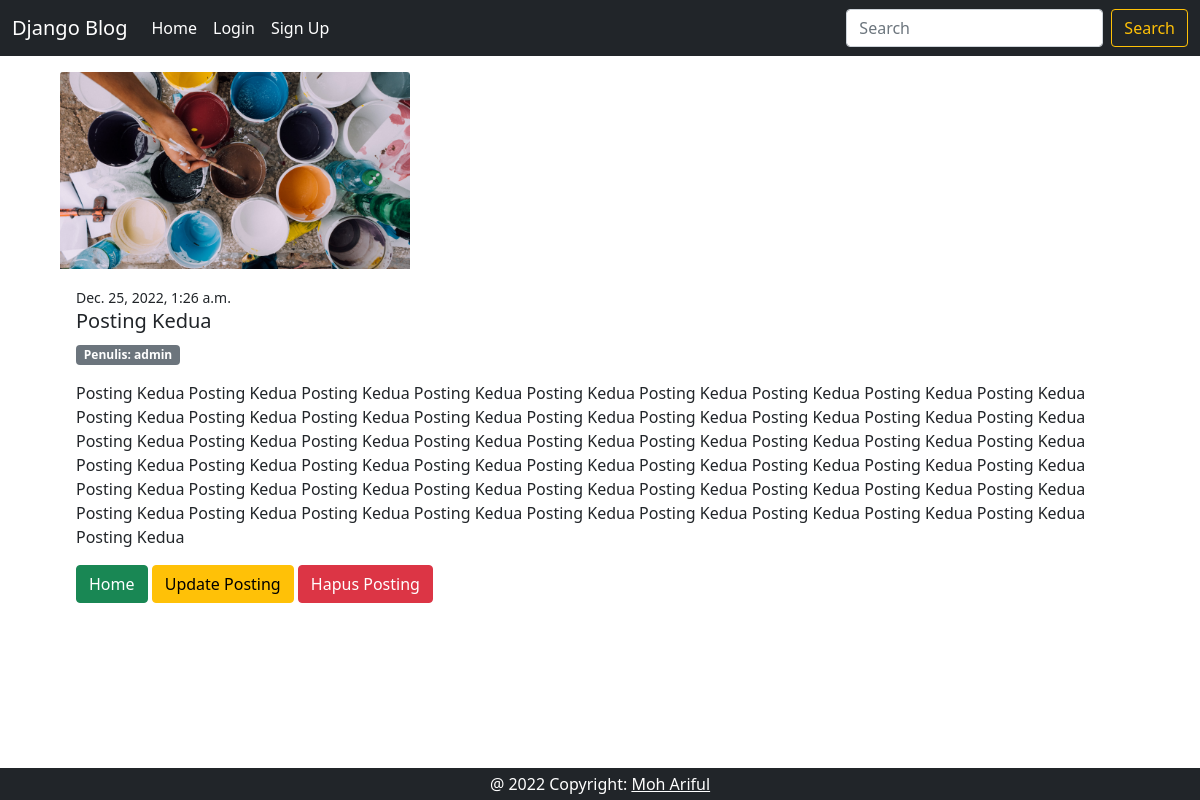
The app's page /detail/2 with its own data.
### posting/models.py (models this page shows, shortened)
class Posting(models.Model):
    judul = models.CharField(max_length=200)
    konten = models.TextField()
    image = models.ImageField(null=True, blank=True, upload_to='images')
    date = models.DateTimeField()
    penulis = models.ForeignKey(User, on_delete=models.CASCADE)

### posting/views.py (the view)
# urls.py: path('detail/<int:pk>', PostingView.as_view(), name='detail'),
class PostingView(View):
    def get(self, request, pk, *args, **kwargs):
        posting = get_object_or_404(Posting, pk=pk)
        if cache.get(posting.pk):
            posting = cache.get(posting.pk)
            print("Diambil dari cache RAM")
        else:
            posting = get_object_or_404(Posting, pk=pk)
            cache.set(posting.pk, posting)
            print("Diambil dari disk database")
        context = {
            'posting': posting
        }
        return render(request, 'posting/detail.html', context)

### templates/posting/detail.html (shortened to what this page needs)
{% extends 'base.html' %}
{% block content %}
<div class="container mt-3 mb-5 justify-content-center" style="width: 69rem;">
    <img src="{{ posting.image.url }}"  style="width:350px" class="card-img-top" alt="my image">
    <div class="card-body">
        <small>{{ posting.date }}</small>
      <h5 class="card-title">{{ posting.judul }}</h5>
      <p class='badge bg-secondary'>Penulis: {{ posting.penulis }} </p>
      <p class="card-text">{{ posting.konten }}</p>
      <a href="{% url 'index' %}" class="btn btn-success">Home</a>
      <a href="{% url 'update' posting.pk %}" class="btn btn-warning">Update Posting</a>
      <a href="{% url 'delete' posting.pk %}" class="btn btn-danger">Hapus Posting</a>
    </div>
  </div>
{% endblock %}

### records on screen
Posting: image (picture), date "Dec. 25, 2022, 1:26 a.m.", judul "Posting Kedua", penulis "admin", konten "Posting Kedua Posting Kedua Posting Kedua Posting Kedua Posting Kedua Posting Kedua Posting Kedua Posting Kedua Posting Kedua Posting Kedua Posting Kedua Posting Kedua Posting Kedua Posting Kedua Posting Kedua Posting Kedua Posting Kedua Posting Kedua Posting Kedua Posting Kedua Posting Kedua Posting Kedua Posting Kedua Posting Kedua Posting Kedua Posting Kedua Posting Kedua Posting Kedua Posting Kedua Posting Kedua Posting Kedua Posting Kedua Posting Kedua Posting Kedua Posting Kedua Posting Kedua Posting Kedua Posting Kedua Posting Kedua Posting Kedua Posting Kedua Posting Kedua Posting Kedua Posting Kedua Posting Kedua Posting Kedua Posting Kedua Posting Kedua Posting Kedua Posting Kedua…"
